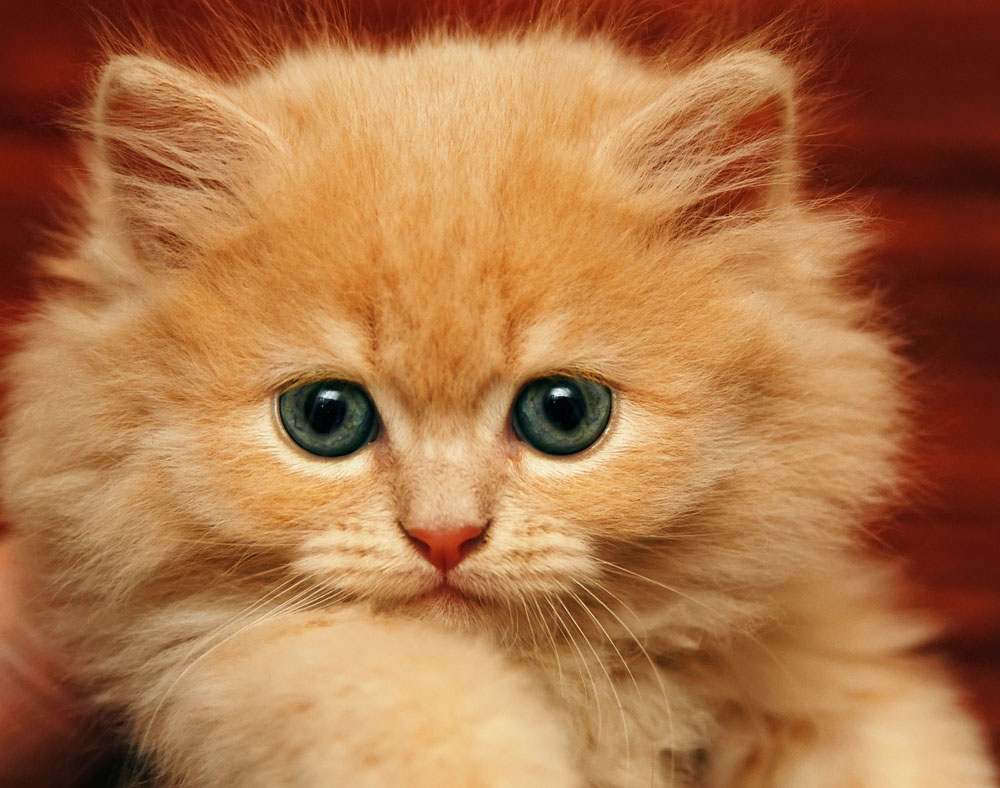
#> input picture fig/cat.jpg, 1000 x 788 px
$ jupyter execute '9-4 CNN.ipynb'
#> lines starting #> are read from the running program, lines starting #| are printed output that depends on the picture
### 卷积

[cell 1]
import numpy as np

inputD = np.array(
         [[245, 253, 24, 255, 255, 255],
         [255, 255, 17, 241, 245, 247],
         [249, 255, 25, 247, 255, 255],
         [255, 255, 55, 238, 171, 184],
         [254, 248, 31, 172, 87, 254],
         [255, 249, 15, 231, 87, 187]])

inputD2 = np.array([[0, 0, 0, 0, 0, 0, 0, 0],
         [0, 245, 253, 24, 255, 255, 255, 0],
         [0, 255, 255, 17, 241, 245, 247, 0],
         [0, 249, 255, 25, 247, 255, 255, 0],
         [0, 255, 255, 55, 238, 171, 184, 0],
         [0, 254, 248, 31, 172, 87, 254, 0],
         [0, 255, 249, 15, 231, 87, 187, 0],
         [0, 0, 0, 0, 0, 0, 0, 0]])

weight = np.array(
          [[1, 0, -1],
          [1, 0, -1],
          [1, 0, -1]])

weight2 = np.array(
          [[1, 1, 1],
          [0, 0, 0],
          [-1, -1, -1]])

[cell 2]
def conv(f, kernel):
    [h, w] = f.shape # h=6, w=6
    [k, _] = kernel.shape # k=3
    convR = np.zeros([h-k+1, w-k+1])
    for i in range(h-k+1):
        for j in range(w-k+1):
            inputDi = f[i:i+k,j:j+k]
            convR[i][j] = min(abs(np.sum(kernel*inputDi)),255)
    return convR

[cell 3]
def conv2(f, kernel):
    [h, w] = f.shape # h=6, w=6
    [k, _] = kernel.shape # k=3
    convR = np.zeros([h-k+1, w-k+1])
    for i in range(h-k+1):
        for j in range(w-k+1):
            inputDi = f[i:i+k,j:j+k]
            convR[i][j] = np.sum(kernel*inputDi)
    return convR

[cell 4]
if __name__ == '__main__':
    result = conv(inputD, weight)
    result2 = conv(inputD, weight2)
    print(result)
    print(result2)

[cell 5]
result3 = conv2(inputD, weight)
result4 = conv2(inputD, weight2)
print(result3)
print(result4)

[cell 6]
result5 = conv(inputD2, weight)
result6 = conv(inputD2, weight2)
print(result5)
print(result6)

[cell 7]
import numpy as np
import matplotlib.pyplot as plt
from PIL import Image

# we want to set the figure size to 128*128
num_px = 128
image = Image.open('./fig/cat.jpg').resize(size=(num_px,num_px)) # change this to the name of your image file
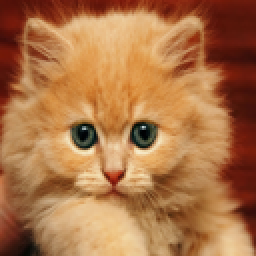
#> image: PIL image 128x128 RGB (shown 2 times larger); mean R, G, B 172.5, 116.4, 72
image1 = np.array(image).reshape((1, num_px*num_px*3)).T  # (49152, 1)

print(image1)
#> (printed output is left out)
image.show()
